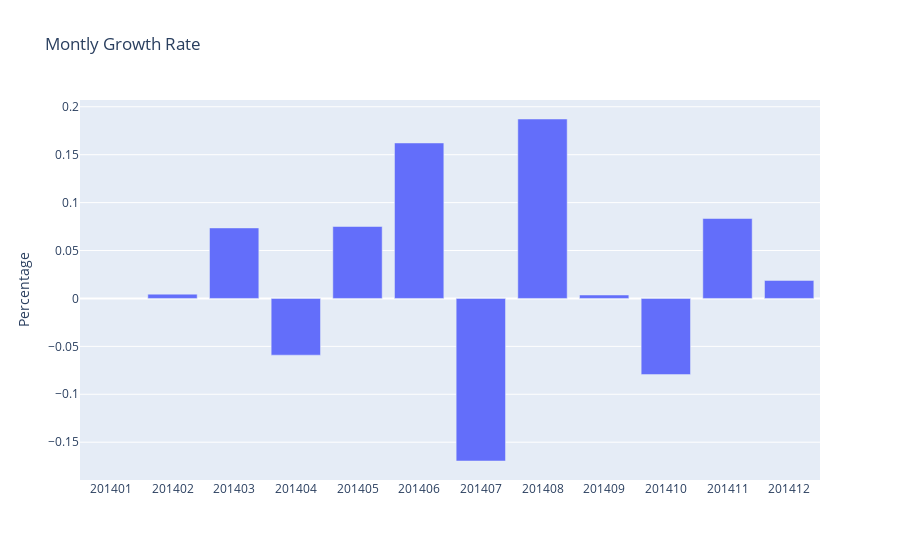

Write notebook code for a chart like this one.
### Code cell
#using pct_change() function to see monthly percentage change
tx_monthly_active['MonthlyGrowth'] = tx_monthly_active['Customer_ID'].pct_change()

#showing first 5 rows
#tx_monthly_active.head()

#visualization - line graph
plot_data = [
    go.Bar(
        x=tx_monthly_active['OrderYearMonth'],
        y=tx_monthly_active['MonthlyGrowth'],
    )
]

plot_layout = go.Layout(
        xaxis={"type": "category"},
        title='Montly Growth Rate',yaxis=dict(
            title='Percentage')
    )

fig = go.Figure(data=plot_data, layout=plot_layout)
pyoff.iplot(fig)

### Figure 1 — Plotly figure (JSON) as saved in the notebook; plotly's stock layout.template omitted (floating-point values rounded to 4 significant figures)
{"data": [{"type": "bar", "x": [201401, 201402, 201403, 201404, 201405, 201406, 201407, 201408, 201409, 201410, 201411, 201412], "y": [null, 0.004479, 0.07358, -0.05919, 0.07506, 0.1622, -0.1696, 0.1872, 0.003584, -0.07946, 0.08341, 0.0188]}], "layout": {"title": {"text": "Montly Growth Rate"}, "xaxis": {"type": "category"}, "yaxis": {"title": {"text": "Percentage"}}}}
